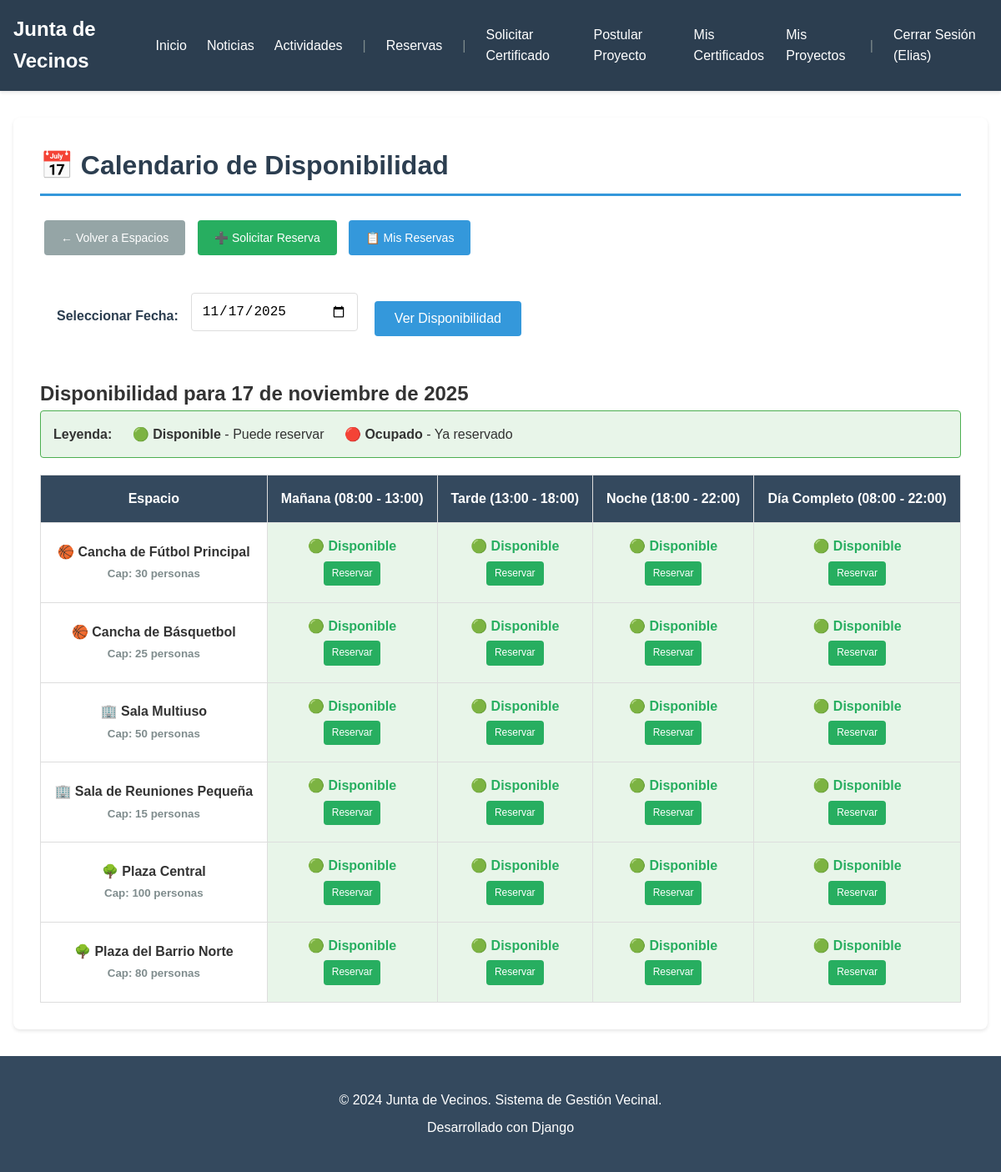
Page /reservas/calendario/ (signed in) on the committed database.
### gestion/models.py (models this page shows, shortened)
class EspacioComunitario(models.Model):
    TIPO_CHOICES = [
        ('cancha', 'Cancha'),
        ('sala', 'Sala'),
        ('plaza', 'Plaza'),
    ]
    nombre = models.CharField(max_length=200)
    tipo = models.CharField(max_length=20, choices=TIPO_CHOICES)
    descripcion = models.TextField()
    capacidad = models.IntegerField(help_text="Capacidad máxima de personas")
    activo = models.BooleanField(default=True)
    class Meta:
        verbose_name = "Espacio Comunitario"
        verbose_name_plural = "Espacios Comunitarios"

### gestion/views.py (the view)
# urls.py: path('reservas/calendario/', views.calendario_reservas, name='calendario_reservas'),
@login_required
def calendario_reservas(request):
    from datetime import timedelta
    from django.db.models import Q
    espacios = EspacioComunitario.objects.filter(activo=True)
    fecha_str = request.GET.get('fecha', date.today().isoformat())
    try:
        fecha_seleccionada = datetime.strptime(fecha_str, '%Y-%m-%d').date()
    except:
        fecha_seleccionada = date.today()
    reservas_dia = ReservaEspacio.objects.filter(
        fecha=fecha_seleccionada,
        estado='aprobada'
    ).select_related('espacio', 'vecino')
    disponibilidad = {}
    for espacio in espacios:
        disponibilidad[espacio.id] = {
            'espacio': espacio,
            'horarios': {}
        }
        for horario_code, horario_nombre in ReservaEspacio.HORARIO_CHOICES:
            reserva_existente = reservas_dia.filter(espacio=espacio, horario=horario_code).first()
            disponibilidad[espacio.id]['horarios'][horario_code] = {
                'nombre': horario_nombre,
                'disponible': not reserva_existente,
                'reserva': reserva_existente
            }
    context = {
        'espacios': espacios,
        'fecha_seleccionada': fecha_seleccionada,
        'disponibilidad': disponibilidad,
        'horarios': ReservaEspacio.HORARIO_CHOICES,
    }
    return render(request, 'gestion/reservas/calendario.html', context)

### gestion/templatetags/reservas_filters.py (called while the page is built)
@register.filter
def get_item(dictionary, key):
    if dictionary is None:
        return None
    return dictionary.get(key)

### gestion/templates/gestion/reservas/calendario.html (shortened to what this page needs)
{% extends 'gestion/base.html' %}
{% load reservas_filters %}
{% block content %}
<div class="content-container">
    <h1>📅 Calendario de Disponibilidad</h1>
    <div style="margin-bottom: 20px;">
        <a href="{% url 'listar_espacios' %}" class="btn btn-secondary">← Volver a Espacios</a>
        <a href="{% url 'solicitar_reserva' %}" class="btn btn-success">➕ Solicitar Reserva</a>
        <a href="{% url 'mis_reservas' %}" class="btn btn-primary">📋 Mis Reservas</a>
    </div>
    <div style="background: white; padding: 20px; border-radius: 8px; margin-bottom: 20px;">
        <form method="get" style="display: flex; align-items: center; gap: 15px;">
            <label for="fecha" style="font-weight: bold;">Seleccionar Fecha:</label>
            <input type="date" name="fecha" id="fecha" value="{{ fecha_seleccionada|date:'Y-m-d' }}" class="form-control" style="width: 200px;" onchange="this.form.submit()">
            <button type="submit" class="btn btn-primary">Ver Disponibilidad</button>
        </form>
    </div>
    <h2>Disponibilidad para {{ fecha_seleccionada|date:"d" }} de {{ fecha_seleccionada|date:"F" }} de {{ fecha_seleccionada|date:"Y" }}</h2>
    <div style="background: #e8f5e9; border: 1px solid #4caf50; border-radius: 4px; padding: 15px; margin-bottom: 20px;">
        <strong>Leyenda:</strong>
        <span style="margin-left: 20px;">🟢 <strong>Disponible</strong> - Puede reservar</span>
        <span style="margin-left: 20px;">🔴 <strong>Ocupado</strong> - Ya reservado</span>
    </div>
    {% if espacios %}
    <div style="overflow-x: auto;">
        <table class="calendario-table">
            <thead>
                <tr>
                    <th style="min-width: 200px;">Espacio</th>
                    {% for horario_code, horario_nombre in horarios %}
                    <th style="min-width: 180px;">{{ horario_nombre }}</th>
                    {% endfor %}
                </tr>
            </thead>
            <tbody>
                {% for espacio_id, data in disponibilidad.items %}
                <tr>
                    <td style="font-weight: bold;">
                        {% if data.espacio.tipo == 'cancha' %}🏀
                        {% elif data.espacio.tipo == 'sala' %}🏢
                        {% elif data.espacio.tipo == 'plaza' %}🌳
                        {% endif %}
                        {{ data.espacio.nombre }}
                        <br>
                        <small style="color: #7f8c8d;">Cap: {{ data.espacio.capacidad }} personas</small>
                    </td>
                    {% for horario_code, horario_nombre in horarios %}
                    {% with horario_data=data.horarios|get_item:horario_code %}
                    <td class="{% if horario_data.disponible %}disponible{% else %}ocupado{% endif %}">
                        {% if horario_data.disponible %}
                            <div class="estado-disponible">
                                🟢 <strong>Disponible</strong>
                                <br>
                                <a href="{% url 'solicitar_reserva' %}?espacio={{ data.espacio.id }}&fecha={{ fecha_seleccionada|date:'Y-m-d' }}&horario={{ horario_code }}" class="btn btn-success btn-xs">Reservar</a>
                            </div>
                        {% endif %}
                    </td>
                    {% endwith %}
                    {% endfor %}
                </tr>
                {% endfor %}
            </tbody>
        </table>
    </div>
    {% else %}
    <p class="no-data">No hay espacios comunitarios disponibles.</p>
    {% endif %}
</div>
{% load static %}
{% endblock %}

### gestion/templates/gestion/base.html (shortened to what this page needs)
{% load static %}
<!DOCTYPE html>
<html lang="es">
<head>
    <link rel="stylesheet" href="{% static 'css/estilos.css' %}">
</head>
<body>
    <nav class="navbar">
        <div class="nav-container">
            <a href="{% url 'home' %}" class="nav-brand">Junta de Vecinos</a>
            <ul class="nav-menu">
                <li><a href="{% url 'home' %}">Inicio</a></li>
                <li><a href="{% url 'listar_noticias' %}">Noticias</a></li>
                <li><a href="{% url 'listar_actividades' %}">Actividades</a></li>
                {% if user.is_authenticated %}
                    <li class="nav-divider">|</li>
                    <li><a href="{% url 'listar_espacios' %}">Reservas</a></li>
                    {% if user.is_staff %}
                        <li class="nav-divider">|</li>
                        <li><a href="{% url 'lista_vecinos' %}">Gestión Vecinos</a></li>
                        <li><a href="{% url 'listar_certificados' %}">Gestión Certificados</a></li>
                        <li><a href="{% url 'listar_proyectos' %}">Gestión Proyectos</a></li>
                        <li><a href="{% url 'crear_noticia' %}">Crear Noticia</a></li>
                    {% else %}
                        <li class="nav-divider">|</li>
                        <li><a href="{% url 'solicitar_certificado' %}">Solicitar Certificado</a></li>
                        <li><a href="{% url 'postular_proyecto' %}">Postular Proyecto</a></li>
                        <li><a href="{% url 'listar_certificados' %}">Mis Certificados</a></li>
                        <li><a href="{% url 'listar_proyectos' %}">Mis Proyectos</a></li>
                    {% endif %}
                    <li class="nav-divider">|</li>
                    <li><a href="{% url 'logout' %}">Cerrar Sesión ({{ user.first_name }})</a></li>
                {% else %}
                    <li><a href="{% url 'registrar_vecino' %}">Registrarse</a></li>
                    <li class="nav-divider">|</li>
                    <li><a href="{% url 'login' %}">Iniciar Sesión</a></li>
                {% endif %}
            </ul>
        </div>
    </nav>
    <main class="main-content">
        {% block content %}
        {% endblock %}
    </main>
    <footer class="footer">
        <div class="footer-container">
            <p>&copy; 2024 Junta de Vecinos. Sistema de Gestión Vecinal.</p>
            <p>Desarrollado con Django</p>
        </div>
    </footer>
</body>
</html>

### core/static/css/estilos.css (style rules this page uses)
* { margin: 0; padding: 0; box-sizing: border-box; }
body { font-family: Arial, sans-serif; line-height: 1.6; color: #333; min-height: 100vh; display: flex; flex-direction: column; }
.navbar { background-color: #2c3e50; color: white; padding: 1rem 0; box-shadow: 0 2px 4px rgba(0,0,0,0.1); }
.nav-container { max-width: 1200px; margin: 0 auto; padding: 0 1rem; display: flex; justify-content: space-between; align-items: center; }
.nav-brand { color: white; text-decoration: none; font-size: 1.5rem; font-weight: bold; }
.nav-menu { list-style: none; display: flex; gap: 1.5rem; align-items: center; }
.nav-menu li a { color: white; text-decoration: none; transition: color 0.3s; }
.nav-divider { color: #7f8c8d; }
.main-content { flex: 1; max-width: 1200px; width: 100%; margin: 2rem auto; padding: 0 1rem; }
.footer { background-color: #34495e; color: white; padding: 2rem 0; margin-top: auto; }
.footer-container { max-width: 1200px; margin: 0 auto; padding: 0 1rem; text-align: center; }
.footer p { margin: 0.5rem 0; }
.content-container { background: white; padding: 2rem; border-radius: 8px; box-shadow: 0 2px 4px rgba(0,0,0,0.1); }
.content-container h1 { color: #2c3e50; margin-bottom: 1.5rem; border-bottom: 3px solid #3498db; padding-bottom: 0.5rem; }
form { max-width: 600px; }
form label { display: block; margin-bottom: 0.5rem; font-weight: bold; color: #2c3e50; }
form input[type="text"], form input[type="email"], form input[type="tel"], form input[type="date"], form input[type="number"], form select, form textarea { width: 100%; padding: 0.75rem; margin-bottom: 1rem; border: 1px solid #ddd; border-radius: 4px; font-size: 1rem; }
form button[type="submit"], .btn { background-color: #3498db; color: white; padding: 0.75rem 1.5rem; border: none; border-radius: 4px; cursor: pointer; font-size: 1rem; transition: background-color 0.3s; }
.btn-primary { background-color: #3498db; }
.btn-success { background-color: #28a745; }

### gestion/templates/gestion/reservas/calendario.html (style rules this page uses)
.btn { display: inline-block; padding: 10px 20px; margin: 5px; border: none; border-radius: 4px; cursor: pointer; text-decoration: none; font-size: 14px; }
.btn-success { background-color: #27ae60; color: white; }
.btn-primary { background-color: #3498db; color: white; }
.btn-secondary { background-color: #95a5a6; color: white; }
.btn-xs { padding: 5px 10px; font-size: 12px; }
.calendario-table { width: 100%; border-collapse: collapse; background: white; box-shadow: 0 2px 4px rgba(0,0,0,0.1); }
.calendario-table th, .calendario-table td { border: 1px solid #ddd; padding: 15px; text-align: center; }
.calendario-table th { background-color: #34495e; color: white; font-weight: bold; }
.calendario-table td.disponible { background-color: #e8f5e9; }
.estado-disponible { color: #27ae60; }
.form-control { padding: 8px 12px; border: 1px solid #ddd; border-radius: 4px; font-size: 14px; }

### rows in the picture
EspacioComunitario: espacio.nombre "Cancha de Fútbol Principal", espacio.capacidad "30"
EspacioComunitario: espacio.nombre "Cancha de Básquetbol", espacio.capacidad "25"
EspacioComunitario: espacio.nombre "Sala Multiuso", espacio.capacidad "50"
EspacioComunitario: espacio.nombre "Sala de Reuniones Pequeña", espacio.capacidad "15"
EspacioComunitario: espacio.nombre "Plaza Central", espacio.capacidad "100"
EspacioComunitario: espacio.nombre "Plaza del Barrio Norte", espacio.capacidad "80"

### other values in the picture
{{ user.first_name }} "Elias"
{{ fecha_seleccionada|date:"d" }} "17"
{{ fecha_seleccionada|date:"F" }} "noviembre"
{{ fecha_seleccionada|date:"Y" }} "2025"
{{ horario_nombre }} "Mañana (08:00 - 13:00)" "Tarde (13:00 - 18:00)" "Noche (18:00 - 22:00)" "Día Completo (08:00 - 22:00)"
